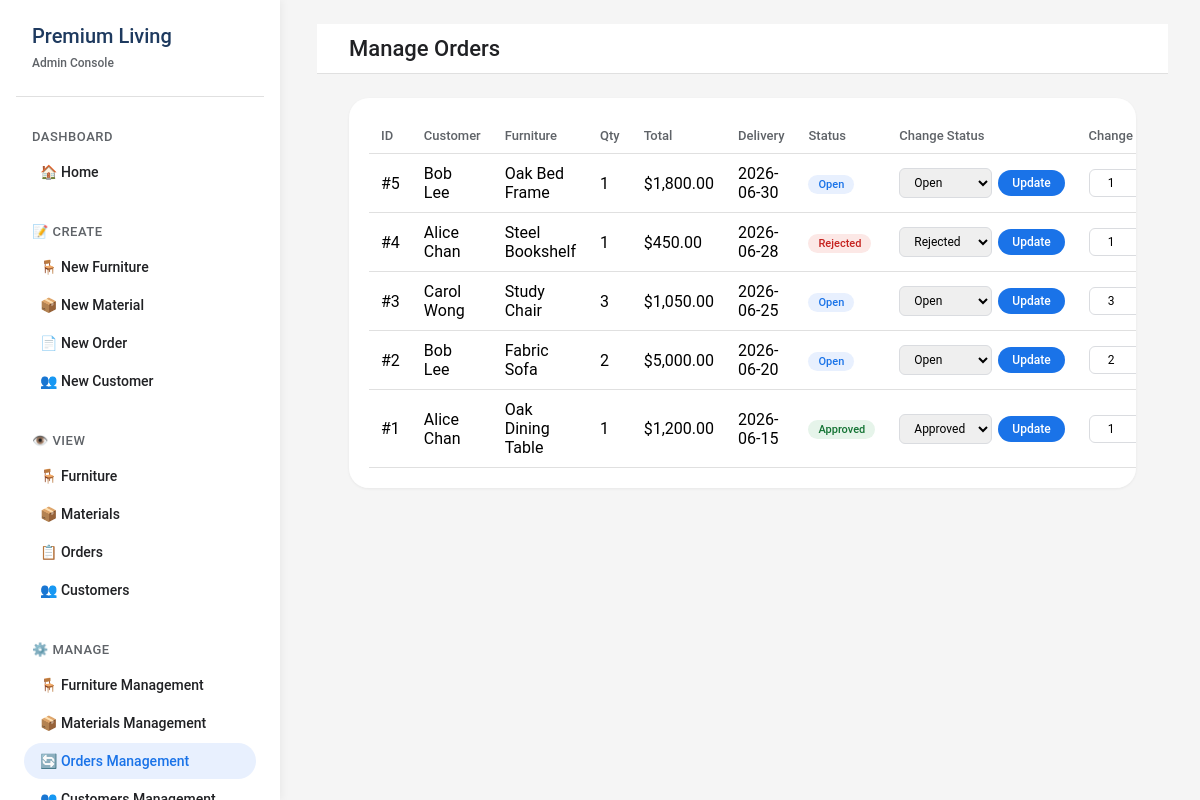
The page /Staff/Manage/manageOrders.php (signed in) on the database its author committed.
### tables this page shows
CREATE TABLE Orders (
    order_id         INT AUTO_INCREMENT,
    customer_id      INT NOT NULL,
    furniture_id     INT NOT NULL,
    order_date       DATE NOT NULL,
    order_quantity   INT NOT NULL,
    total_amount     DECIMAL(10,2) NOT NULL,
    delivery_address VARCHAR(255) NOT NULL,
    delivery_date    DATE NOT NULL,
    order_status     VARCHAR(50) NOT NULL DEFAULT 'Open',
    PRIMARY KEY (order_id),
    FOREIGN KEY (customer_id)  REFERENCES Customer(customer_id),
    FOREIGN KEY (furniture_id) REFERENCES Furniture(furniture_id)
);

CREATE TABLE Customer (
    customer_id     INT AUTO_INCREMENT,
    customer_name   VARCHAR(100) NOT NULL,
    password        VARCHAR(255) NOT NULL,
    contact_number  VARCHAR(20),
    address         VARCHAR(255),
    PRIMARY KEY (customer_id)
);

CREATE TABLE Furniture (
    furniture_id    INT AUTO_INCREMENT,
    furniture_name  VARCHAR(100) NOT NULL,
    description     TEXT,
    image           LONGBLOB,
    price           DECIMAL(10,2) NOT NULL,
    stock_quantity  INT NOT NULL DEFAULT 0,
    PRIMARY KEY (furniture_id)
);

### Staff/Manage/manageOrders.php (the view, shortened to what this page needs)
<?php
session_start();require_once __DIR__.'/../../conn.php';require_once __DIR__.'/../../auth.php';requireStaff();
$r=mysqli_query($conn,"SELECT o.*,c.customer_name,f.furniture_name FROM Orders o JOIN Customer c ON o.customer_id=c.customer_id JOIN Furniture f ON o.furniture_id=f.furniture_id ORDER BY o.order_date DESC");
$rows=[];while($rw=mysqli_fetch_assoc($r))$rows[]=$rw;mysqli_free_result($r);mysqli_close($conn);
?><!DOCTYPE html><html lang="en"><head><meta charset="UTF-8"><title>Manage Orders</title><link rel="stylesheet" href="../style.css">
</head>
<body><div id="sidebar-container"></div><div class="main-content"><div class="top-bar"><div class="page-title">Manage Orders</div></div>
<div class="content-container">
<div class="tbl-wrap"><table><thead><tr><th>ID</th><th>Customer</th><th>Furniture</th><th>Qty</th><th>Total</th><th>Delivery</th><th>Status</th><th>Change Status</th><th>Change Qty</th></tr></thead><tbody>
<?php foreach($rows as $rw):?>
<tr><td>#<?php echo $rw['order_id'];?></td><td><?php echo htmlspecialchars($rw['customer_name']);?></td><td><?php echo htmlspecialchars($rw['furniture_name']);?></td><td><?php echo $rw['order_quantity'];?></td>
<td>$<?php echo number_format($rw['total_amount'],2);?></td><td><?php echo $rw['delivery_date'];?></td><td><span class="st st-<?php echo htmlspecialchars($rw['order_status']);?>"><?php echo htmlspecialchars($rw['order_status']);?></span></td>
<td><form method="post" class="inline"><input type="hidden" name="action" value="update_status"><input type="hidden" name="order_id" value="<?php echo $rw['order_id'];?>">
<select name="order_status" class="sel"><option value="Open" <?php echo $rw['order_status']==='Open'?'selected':'';?>>Open</option><option value="Approved" <?php echo $rw['order_status']==='Approved'?'selected':'';?>>Approved</option><option value="Rejected" <?php echo $rw['order_status']==='Rejected'?'selected':'';?>>Rejected</option></select>
<button type="submit" class="btn-sm">Update</button></form></td>
<td><form method="post" class="inline" onsubmit="return confirm('Change quantity for order #<?php echo $rw['order_id'];?>? Stock will be adjusted.');">
<input type="number" name="order_quantity" value="<?php echo $rw['order_quantity'];?>" min="1" class="qty-inp">
<button type="submit" class="btn-sm">Change</button></form></td></tr>
<?php endforeach;?></tbody></table></div></div></div>
<script src="../sidebar.js"></script><script>loadSidebar('manage-orders');</script></body></html>

### Staff/style.css (style rules this page uses)
* { margin: 0; padding: 0; box-sizing: border-box; font-family: 'Roboto', system-ui, sans-serif; }
body { background-color: #f5f5f5; display: flex; height: 100vh; overflow: hidden; }
:root { --sidebar-width: 280px; }
#sidebar-container { flex-shrink: 0; display: flex; }
.main-content { flex: 1; display: flex; flex-direction: column; overflow-y: auto; }
.top-bar { background-color: #ffffff; padding: 12px 32px; display: flex; justify-content: space-between; align-items: center; border-bottom: 1px solid #e0e0e0; position: sticky; top: 0; z-index: 5; }
.page-title { font-size: 22px; font-weight: 500; color: #202124; }
.content-container { padding: 24px 32px; }

### Staff/Manage/manageOrders.php (style rules this page uses)
.main-content { padding:24px 32px }
.tbl-wrap { background:#fff;border-radius:20px;padding:20px;overflow-x:auto;box-shadow:0 1px 3px rgba(0,0,0,.06);margin-bottom:24px }
table { width:100%;border-collapse:collapse }
th,td { padding:10px 12px;border-bottom:1px solid #e0e0e0;text-align:left }
th { font-weight:500;color:#5f6368;font-size:13px }
.st { display:inline-block;padding:3px 10px;border-radius:12px;font-size:11px;font-weight:500 }
.st-Open { background:#e8f0fe;color:#1a73e8 }
.st-Approved { background:#e6f4ea;color:#137333 }
.st-Rejected { background:#fce8e6;color:#c5221f }
.sel { padding:6px 10px;border-radius:6px;border:1px solid #dadce0;font-size:12px }
.btn-sm { padding:6px 14px;border-radius:16px;font-size:12px;font-weight:500;cursor:pointer;border:none;color:#fff;background:#1a73e8 }
form.inline { display:inline-flex;gap:6px;align-items:center }
.qty-inp { width:60px;padding:6px;border-radius:6px;border:1px solid #dadce0;font-size:12px;text-align:center }

### rows shown on the page
orders: order_id "5", customer.customer_name "Bob Lee", furniture.furniture_name "Oak Bed Frame", order_quantity "1", total_amount "1,800.00", delivery_date "2026-06-30", order_status "Open"
orders: order_id "4", customer.customer_name "Alice Chan", furniture.furniture_name "Steel Bookshelf", order_quantity "1", total_amount "450.00", delivery_date "2026-06-28", order_status "Rejected"
orders: order_id "3", customer.customer_name "Carol Wong", furniture.furniture_name "Study Chair", order_quantity "3", total_amount "1,050.00", delivery_date "2026-06-25", order_status "Open"
orders: order_id "2", customer.customer_name "Bob Lee", furniture.furniture_name "Fabric Sofa", order_quantity "2", total_amount "5,000.00", delivery_date "2026-06-20", order_status "Open"
orders: order_id "1", customer.customer_name "Alice Chan", furniture.furniture_name "Oak Dining Table", order_quantity "1", total_amount "1,200.00", delivery_date "2026-06-15", order_status "Approved"
